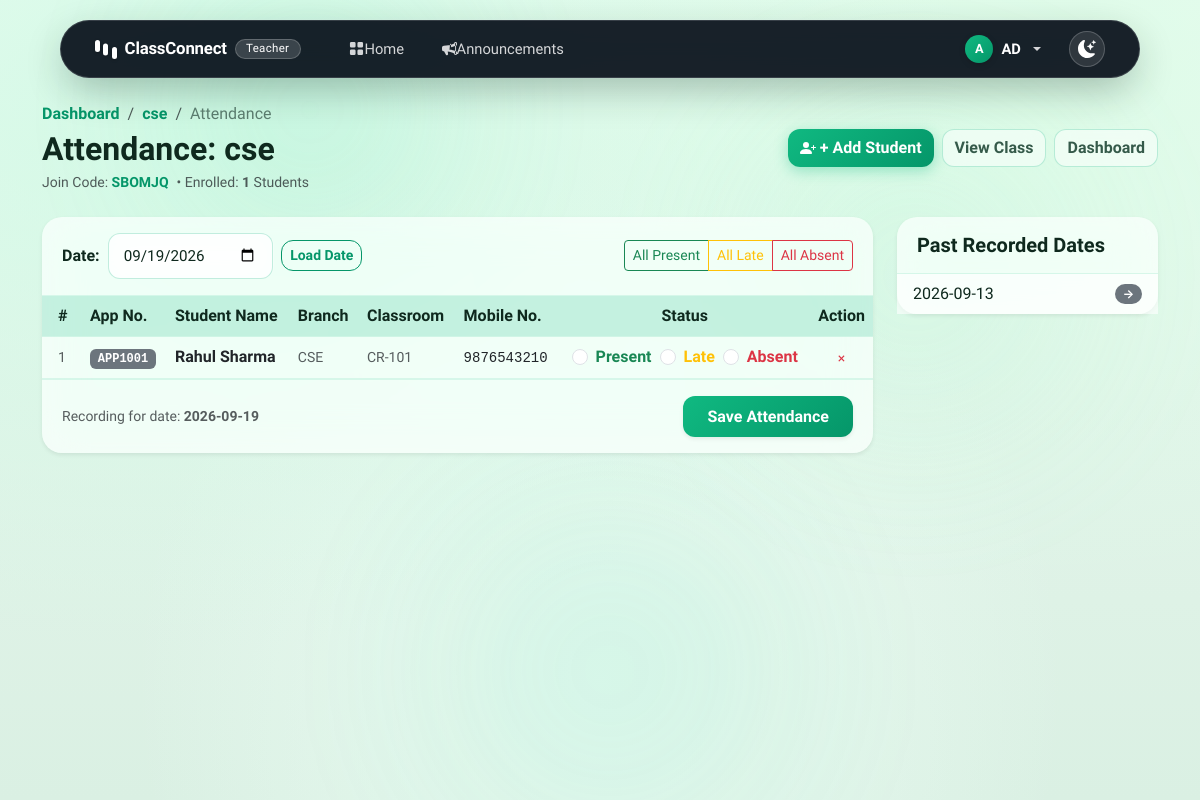
/class/1/attendance (signed in), run on the app's committed database.
### tables this page shows
CREATE TABLE classes (
    id INTEGER PRIMARY KEY AUTOINCREMENT,
    name TEXT NOT NULL,
    teacher_id INTEGER NOT NULL,
    join_code TEXT NOT NULL UNIQUE, subject TEXT, semester TEXT, academic_year TEXT, created_at TEXT, section TEXT, room TEXT,
    FOREIGN KEY(teacher_id) REFERENCES users(id)
);

CREATE TABLE users (
    id INTEGER PRIMARY KEY AUTOINCREMENT,
    username TEXT NOT NULL UNIQUE,
    hash TEXT NOT NULL,
    role TEXT NOT NULL CHECK(role IN ('teacher', 'student'))
, name TEXT, application_number TEXT, branch TEXT, classroom TEXT, mobile_no INTEGER);

### app.py (the view)
@app.route("/class/<int:class_id>/attendance", methods=["GET", "POST"])
@login_required
@teacher_required
def attendance(class_id):
    class_info = db.execute("SELECT * FROM classes WHERE id = ? AND teacher_id = ?", class_id, session["user_id"])
    if len(class_info) == 0:
        return redirect("/")
    if request.method == "POST":
        date = request.form.get("date")
        if not date:
            flash("Must provide a date.", "warning")
            return redirect(url_for('attendance', class_id=class_id))
        students = db.execute("SELECT users.id FROM users JOIN enrollments ON users.id = enrollments.student_id WHERE enrollments.class_id = ?", class_id)
        for student in students:
            status = request.form.get(f"status_{student['id']}")
            if status in ['Present', 'Absent', 'Late']:
                db.execute("DELETE FROM attendance WHERE class_id = ? AND student_id = ? AND date = ?", class_id, student["id"], date)
                db.execute("INSERT INTO attendance (class_id, student_id, date, status) VALUES (?, ?, ?, ?)", class_id, student["id"], date, status)
        flash(f"Attendance for {date} saved successfully.", "success")
        return redirect(url_for('attendance', class_id=class_id, date=date))
    else:
        selected_date = request.args.get("date", datetime.today().strftime('%Y-%m-%d'))
        students = db.execute(
            "SELECT users.id, users.username, users.name, users.application_number, users.branch, users.classroom, users.mobile_no "
            "FROM users JOIN enrollments ON users.id = enrollments.student_id "
            "WHERE enrollments.class_id = ? "
            "ORDER BY COALESCE(users.name, users.username) ASC",
            class_id
        )
        records = db.execute("SELECT student_id, status FROM attendance WHERE class_id = ? AND date = ?", class_id, selected_date)
        status_map = {r["student_id"]: r["status"] for r in records}
        for s in students:
            s["status"] = status_map.get(s["id"], "")
        dates_rows = db.execute("SELECT DISTINCT date FROM attendance WHERE class_id = ? ORDER BY date DESC", class_id)
        return render_template("attendance.html", class_info=class_info[0], students=students, dates=dates_rows, selected_date=selected_date)

### templates/attendance.html (shortened to what this page needs)
{% extends "layout.html" %}
{% block content %}
<div class="d-flex flex-wrap justify-content-between align-items-center mb-4 gap-2">
    <div>
        <nav aria-label="breadcrumb">
            <ol class="breadcrumb mb-1">
                <li class="breadcrumb-item"><a href="/" class="text-decoration-none">Dashboard</a></li>
                <li class="breadcrumb-item"><a href="/class/{{ class_info.id }}" class="text-decoration-none">{{ class_info.name }}</a></li>
                <li class="breadcrumb-item active" aria-current="page">Attendance</li>
            </ol>
        </nav>
        <h2 class="mb-0 fw-bold">Attendance: {{ class_info.name }}</h2>
        <div class="d-flex flex-wrap align-items-center gap-2 text-muted small mt-1">
            <span>Join Code: <strong class="text-emerald">{{ class_info.join_code }}</strong></span>
            <span>• Enrolled: <strong>{{ students|length }}</strong> Students</span>
        </div>
    </div>
    <div class="d-flex gap-2">
        <button type="button" class="btn btn-success d-flex align-items-center gap-1" data-bs-toggle="modal" data-bs-target="#addStudentModal">
            + Add Student
        </button>
        <a href="/class/{{ class_info.id }}" class="btn btn-outline-secondary">View Class</a>
        <a href="/" class="btn btn-secondary">Dashboard</a>
    </div>
</div>
<div class="row">
    <div class="col-lg-9 mb-4">
        <div class="card shadow-sm border-0">
            <div class="card-header bg-white py-3 border-bottom">
                <form method="get" action="/class/{{ class_info.id }}/attendance" class="row g-2 align-items-center">
                    <div class="col-auto">
                        <label for="dateSelect" class="col-form-label fw-bold">Date:</label>
                    </div>
                    <div class="col-auto">
                        <input type="date" class="form-control form-control-sm" id="dateSelect" name="date" value="{{ selected_date }}" onchange="this.form.submit()">
                    </div>
                    <div class="col-auto">
                        <button type="submit" class="btn btn-sm btn-outline-primary">Load Date</button>
                    </div>
                    <div class="col text-end">
                        {% if students %}
                        <div class="btn-group btn-group-sm" role="group">
                            <button type="button" class="btn btn-outline-success" onclick="markAll('Present')">All Present</button>
                            <button type="button" class="btn btn-outline-warning" onclick="markAll('Late')">All Late</button>
                            <button type="button" class="btn btn-outline-danger" onclick="markAll('Absent')">All Absent</button>
                        </div>
                        {% endif %}
                    </div>
                </form>
            </div>
            <div class="card-body p-0">
                <form action="/class/{{ class_info.id }}/attendance" method="post" id="attendanceForm">
                    <div class="table-responsive">
                        <table class="table table-hover align-middle mb-0">
                            <thead class="table-light">
                                <tr>
                                    <th class="ps-3" style="width: 40px;">#</th>
                                    <th>App No.</th>
                                    <th>Student Name</th>
                                    <th>Branch</th>
                                    <th>Classroom</th>
                                    <th>Mobile No.</th>
                                    <th class="text-center" style="min-width: 200px;">Status</th>
                                    <th class="text-center" style="width: 50px;">Action</th>
                                </tr>
                            </thead>
                            <tbody>
                                {% for s in students %}
                                <tr>
                                    <td class="ps-3 text-muted"><small>{{ loop.index }}</small></td>
                                    <td>
                                        <span class="badge bg-secondary font-monospace">{{ s.application_number or s.username }}</span>
                                    </td>
                                    <td class="fw-semibold">
                                        {{ s.name or s.username }}
                                    </td>
                                    <td><small class="text-muted">{{ s.branch or '-' }}</small></td>
                                    <td><small class="text-muted">{{ s.classroom or '-' }}</small></td>
                                    <td>
                                        {% if s.mobile_no %}
                                            <a href="tel:{{ s.mobile_no }}" class="text-decoration-none text-dark font-monospace"><small>{{ s.mobile_no }}</small></a>
                                        {% else %}
                                            <small class="text-muted">-</small>
                                        {% endif %}
                                    </td>
                                    <td>
                                        <div class="d-flex justify-content-center gap-2">
                                            <div class="form-check form-check-inline m-0">
                                                <input class="form-check-input status-radio status-present" type="radio"
                                                       name="status_{{ s.id }}" id="present_{{ s.id }}" value="Present"
                                                       {% if s.status == 'Present' %}checked{% endif %} required>
                                                <label class="form-check-label text-success fw-semibold" for="present_{{ s.id }}">Present</label>
                                            </div>
                                            <div class="form-check form-check-inline m-0">
                                                <input class="form-check-input status-radio status-late" type="radio"
                                                       name="status_{{ s.id }}" id="late_{{ s.id }}" value="Late"
                                                       {% if s.status == 'Late' %}checked{% endif %}>
                                                <label class="form-check-label text-warning fw-semibold" for="late_{{ s.id }}">Late</label>
                                            </div>
                                            <div class="form-check form-check-inline m-0">
                                                <input class="form-check-input status-radio status-absent" type="radio"
                                                       name="status_{{ s.id }}" id="absent_{{ s.id }}" value="Absent"
                                                       {% if s.status == 'Absent' %}checked{% endif %}>
                                                <label class="form-check-label text-danger fw-semibold" for="absent_{{ s.id }}">Absent</label>
                                            </div>
                                        </div>
                                    </td>
                                    <td class="text-center">
                                        <button type="button" class="btn btn-outline-danger btn-sm border-0 py-0 px-1"
                                                title="Remove from class"
                                                onclick="removeStudent({{ s.id }}, '{{ s.name or s.username }}')">
                                            &times;
                                        </button>
                                    </td>
                                </tr>
                                {% endfor %}
                            </tbody>
                        </table>
                    </div>
                    {% if students %}
                    <div class="card-footer bg-white d-flex justify-content-between align-items-center py-3">
                        <small class="text-muted">Recording for date: <strong>{{ selected_date }}</strong></small>
                        <button type="submit" class="btn btn-primary px-4 fw-semibold shadow-sm">Save Attendance</button>
                    </div>
                    {% endif %}
                </form>
            </div>
        </div>
    </div>
    <div class="col-lg-3">
        <div class="card shadow-sm border-0 mb-4">
            <div class="card-header bg-white py-3">
                <h5 class="mb-0 fw-bold">Past Recorded Dates</h5>
            </div>
            <div class="card-body p-0">
                <div class="list-group list-group-flush" style="max-height: 400px; overflow-y: auto;">
                    {% for d in dates %}
                    <a href="/class/{{ class_info.id }}/attendance?date={{ d.date }}"
                       class="list-group-item list-group-item-action d-flex justify-content-between align-items-center {% if d.date == selected_date %}active text-white bg-primary{% endif %}">
                        <span>{{ d.date }}</span>
                        {% if d.date == selected_date %}
                            <span class="badge bg-light text-primary">Viewing</span>
                        {% else %}
                            <span class="badge bg-secondary rounded-pill">&rarr;</span>
                        {% endif %}
                    </a>
                    {% else %}
                    <div class="p-3 text-center text-muted">No past records yet.</div>
                    {% endfor %}
                </div>
            </div>
        </div>
    </div>
</div>
{% endblock %}

### data on the page
classes: name "cse", join_code "SBOMJQ"
users: application_number "APP1001", name "Rahul Sharma", branch "CSE", classroom "CR-101", mobile_no "9876543210"

### other printed values
{{ session.get('role') }} "Teacher"
{{ session.get('username')[0]|upper }} "A"
{{ session.get('username') }} "AD"
{{ students|length }} "1"
{{ selected_date }} "2026-09-19"
{{ d.date }} "2026-09-13"
